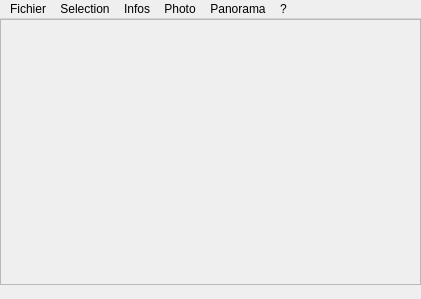
<?xml version="1.0" encoding="UTF-8"?>
<ui version="4.0">
 <class>Miniatures</class>
 <widget class="QMainWindow" name="Miniatures">
  <property name="geometry">
   <rect>
    <x>0</x>
    <y>0</y>
    <width>421</width>
    <height>299</height>
   </rect>
  </property>
  <property name="sizePolicy">
   <sizepolicy hsizetype="Ignored" vsizetype="Preferred">
    <horstretch>0</horstretch>
    <verstretch>0</verstretch>
   </sizepolicy>
  </property>
  <property name="windowTitle">
   <string>Tri Photos</string>
  </property>
  <widget class="QWidget" name="centralwidget">
   <property name="sizePolicy">
    <sizepolicy hsizetype="Preferred" vsizetype="Preferred">
     <horstretch>0</horstretch>
     <verstretch>0</verstretch>
    </sizepolicy>
   </property>
   <layout class="QVBoxLayout" name="verticalLayout">
    <property name="spacing">
     <number>0</number>
    </property>
    <property name="leftMargin">
     <number>0</number>
    </property>
    <property name="topMargin">
     <number>0</number>
    </property>
    <property name="rightMargin">
     <number>0</number>
    </property>
    <property name="bottomMargin">
     <number>0</number>
    </property>
    <item>
     <widget class="QScrollArea" name="scrollArea">
      <property name="frameShadow">
       <enum>QFrame::Sunken</enum>
      </property>
      <property name="lineWidth">
       <number>1</number>
      </property>
      <property name="widgetResizable">
       <bool>true</bool>
      </property>
      <widget class="QWidget" name="scrollWidget">
       <property name="geometry">
        <rect>
         <x>0</x>
         <y>0</y>
         <width>419</width>
         <height>263</height>
        </rect>
       </property>
       <layout class="QGridLayout" name="gridLayout">
        <property name="leftMargin">
         <number>0</number>
        </property>
        <property name="topMargin">
         <number>0</number>
        </property>
        <property name="rightMargin">
         <number>0</number>
        </property>
        <property name="bottomMargin">
         <number>0</number>
        </property>
        <property name="spacing">
         <number>0</number>
        </property>
        <item row="0" column="0">
         <layout class="QGridLayout" name="images">
          <property name="spacing">
           <number>0</number>
          </property>
          <item row="0" column="0">
           <layout class="QFormLayout" name="formLayout">
            <property name="fieldGrowthPolicy">
             <enum>QFormLayout::AllNonFixedFieldsGrow</enum>
            </property>
           </layout>
          </item>
         </layout>
        </item>
       </layout>
      </widget>
     </widget>
    </item>
    <item>
     <widget class="QLabel" name="commentaire">
      <property name="sizePolicy">
       <sizepolicy hsizetype="Minimum" vsizetype="Minimum">
        <horstretch>0</horstretch>
        <verstretch>0</verstretch>
       </sizepolicy>
      </property>
      <property name="text">
       <string/>
      </property>
     </widget>
    </item>
   </layout>
  </widget>
  <widget class="QMenuBar" name="menubar">
   <property name="geometry">
    <rect>
     <x>0</x>
     <y>0</y>
     <width>421</width>
     <height>21</height>
    </rect>
   </property>
   <property name="sizePolicy">
    <sizepolicy hsizetype="Ignored" vsizetype="Ignored">
     <horstretch>0</horstretch>
     <verstretch>0</verstretch>
    </sizepolicy>
   </property>
   <widget class="QMenu" name="menuFile">
    <property name="title">
     <string>Fichier</string>
    </property>
    <addaction name="separator"/>
    <addaction name="actionQuitter"/>
   </widget>
   <widget class="QMenu" name="menuInfos">
    <property name="title">
     <string>Infos</string>
    </property>
    <addaction name="actionModifierInfos"/>
    <addaction name="actionSauverInfos"/>
    <addaction name="separator"/>
   </widget>
   <widget class="QMenu" name="menu">
    <property name="title">
     <string>?</string>
    </property>
    <addaction name="actionAide"/>
   </widget>
   <widget class="QMenu" name="menuPhoto">
    <property name="title">
     <string>Photo</string>
    </property>
    <addaction name="actionDetruire"/>
    <addaction name="actionRenommage_auto"/>
    <addaction name="separator"/>
    <addaction name="actionCopier_retouche"/>
   </widget>
   <widget class="QMenu" name="menuSelection_2">
    <property name="title">
     <string>Selection</string>
    </property>
    <addaction name="actionNouvelleSelection"/>
    <addaction name="actionSauverSelection"/>
    <addaction name="separator"/>
    <addaction name="actionChargerSelection"/>
    <addaction name="actionSauverSelectionSous"/>
    <addaction name="actionDetruireSelection"/>
    <addaction name="separator"/>
    <addaction name="actionGenererSelection"/>
   </widget>
   <widget class="QMenu" name="menuPanorama">
    <property name="title">
     <string>Panorama</string>
    </property>
    <addaction name="actionRenommer_panorama"/>
    <addaction name="actionDeplacer_panorama"/>
    <addaction name="actionDetectionAutomatique"/>
   </widget>
   <addaction name="menuFile"/>
   <addaction name="menuSelection_2"/>
   <addaction name="menuInfos"/>
   <addaction name="menuPhoto"/>
   <addaction name="menuPanorama"/>
   <addaction name="menu"/>
  </widget>
  <widget class="QStatusBar" name="statusbar">
   <property name="sizePolicy">
    <sizepolicy hsizetype="Ignored" vsizetype="Ignored">
     <horstretch>0</horstretch>
     <verstretch>0</verstretch>
    </sizepolicy>
   </property>
  </widget>
  <action name="actionChoisir_repertoire">
   <property name="text">
    <string>Choisir repertoire / filtre ...</string>
   </property>
  </action>
  <action name="actionQuitter">
   <property name="text">
    <string>Quitter</string>
   </property>
  </action>
  <action name="actionChargerSelection">
   <property name="text">
    <string>Charger ...</string>
   </property>
  </action>
  <action name="actionSauverSelection">
   <property name="text">
    <string>Sauver</string>
   </property>
  </action>
  <action name="actionModifierFiltre">
   <property name="text">
    <string>Modifier ...</string>
   </property>
  </action>
  <action name="actionPreferences">
   <property name="enabled">
    <bool>false</bool>
   </property>
   <property name="text">
    <string>Préférences ...</string>
   </property>
  </action>
  <action name="actionModifierInfos">
   <property name="text">
    <string>Modifier ...</string>
   </property>
  </action>
  <action name="actionGenererSelection">
   <property name="text">
    <string>Générer ...</string>
   </property>
  </action>
  <action name="actionDiaporama">
   <property name="text">
    <string>Diaporama ...</string>
   </property>
  </action>
  <action name="actionDeplacer_panorama">
   <property name="text">
    <string>Deplacer panorama</string>
   </property>
  </action>
  <action name="actionCopier_retouche">
   <property name="text">
    <string>Copier retouche</string>
   </property>
  </action>
  <action name="actionDetectionAutomatique">
   <property name="text">
    <string>Détection automatique</string>
   </property>
  </action>
  <action name="actionAide">
   <property name="text">
    <string>Aide</string>
   </property>
  </action>
  <action name="actionDetruire">
   <property name="text">
    <string>Détruire les photos selectionnés ...</string>
   </property>
  </action>
  <action name="actionRenommer">
   <property name="text">
    <string>Renommer ...</string>
   </property>
  </action>
  <action name="actionTrierParDate">
   <property name="text">
    <string>Trier par date </string>
   </property>
  </action>
  <action name="actionSauverSelectionSous">
   <property name="text">
    <string>Sauver sous ...</string>
   </property>
  </action>
  <action name="actionNouvelleSelection">
   <property name="text">
    <string>Nouvelle</string>
   </property>
  </action>
  <action name="actionDetruireSelection">
   <property name="text">
    <string>Détruire ...</string>
   </property>
  </action>
  <action name="actionDeplacer">
   <property name="text">
    <string>Déplacer</string>
   </property>
  </action>
  <action name="actionSauverInfos">
   <property name="text">
    <string>Sauver</string>
   </property>
  </action>
  <action name="actionRenommer_panorama">
   <property name="text">
    <string>Renommer panorama</string>
   </property>
  </action>
  <action name="actionRenommage_auto">
   <property name="text">
    <string>Renommage automatique</string>
   </property>
  </action>
 </widget>
 <resources/>
 <connections>
  <connection>
   <sender>Miniatures</sender>
   <signal>destroyed()</signal>
   <receiver>Miniatures</receiver>
   <slot>deleteLater()</slot>
   <hints>
    <hint type="sourcelabel">
     <x>337</x>
     <y>294</y>
    </hint>
    <hint type="destinationlabel">
     <x>337</x>
     <y>294</y>
    </hint>
   </hints>
  </connection>
 </connections>
</ui>
